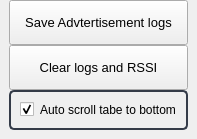
                 <widget class="QFrame" name="extraRightBox">
                  <property name="minimumSize">
                   <size>
                    <width>0</width>
                    <height>0</height>
                   </size>
                  </property>
                  <property name="maximumSize">
                   <size>
                    <width>0</width>
                    <height>16777215</height>
                   </size>
                  </property>
                  <property name="frameShape">
                   <enum>QFrame::NoFrame</enum>
                  </property>
                  <property name="frameShadow">
                   <enum>QFrame::Raised</enum>
                  </property>
                  <layout class="QVBoxLayout" name="verticalLayout_7">
                   <property name="spacing">
                    <number>0</number>
                   </property>
                   <property name="leftMargin">
                    <number>0</number>
                   </property>
                   <property name="topMargin">
                    <number>0</number>
                   </property>
                   <property name="rightMargin">
                    <number>0</number>
                   </property>
                   <property name="bottomMargin">
                    <number>0</number>
                   </property>
                   <item>
                    <widget class="QFrame" name="themeSettingsTopDetail">
                     <property name="maximumSize">
                      <size>
                       <width>16777215</width>
                       <height>3</height>
                      </size>
                     </property>
                     <property name="frameShape">
                      <enum>QFrame::NoFrame</enum>
                     </property>
                     <property name="frameShadow">
                      <enum>QFrame::Raised</enum>
                     </property>
                    </widget>
                   </item>
                   <item>
                    <widget class="QFrame" name="contentSettings">
                     <property name="frameShape">
                      <enum>QFrame::NoFrame</enum>
                     </property>
                     <property name="frameShadow">
                      <enum>QFrame::Raised</enum>
                     </property>
                     <layout class="QVBoxLayout" name="verticalLayout_13" stretch="1,0">
                      <property name="spacing">
                       <number>0</number>
                      </property>
                      <property name="leftMargin">
                       <number>9</number>
                      </property>
                      <property name="topMargin">
                       <number>0</number>
                      </property>
                      <property name="rightMargin">
                       <number>9</number>
                      </property>
                      <property name="bottomMargin">
                       <number>9</number>
                      </property>
                      <item alignment="Qt::AlignTop">
                       <widget class="QFrame" name="topMenus">
                        <property name="frameShape">
                         <enum>QFrame::NoFrame</enum>
                        </property>
                        <property name="frameShadow">
                         <enum>QFrame::Raised</enum>
                        </property>
                        <layout class="QVBoxLayout" name="verticalLayout_14" stretch="1,1">
                         <property name="spacing">
                          <number>0</number>
                         </property>
                         <property name="leftMargin">
                          <number>0</number>
                         </property>
                         <property name="topMargin">
                          <number>0</number>
                         </property>
                         <property name="rightMargin">
                          <number>0</number>
                         </property>
                         <property name="bottomMargin">
                          <number>0</number>
                         </property>
                         <item>
                          <widget class="QPushButton" name="btn_save_logs">
                           <property name="sizePolicy">
                            <sizepolicy hsizetype="Expanding" vsizetype="Fixed">
                             <horstretch>0</horstretch>
                             <verstretch>0</verstretch>
                            </sizepolicy>
                           </property>
                           <property name="minimumSize">
                            <size>
                             <width>0</width>
                             <height>45</height>
                            </size>
                           </property>
                           <property name="font">
                            <font>
                             <family>Segoe UI</family>
                             <pointsize>10</pointsize>
                             <weight>50</weight>
                             <italic>false</italic>
                             <bold>false</bold>
                            </font>
                           </property>
                           <property name="cursor">
                            <cursorShape>PointingHandCursor</cursorShape>
                           </property>
                           <property name="layoutDirection">
                            <enum>Qt::LeftToRight</enum>
                           </property>
                           <property name="styleSheet">
                            <string notr="true">background-image: url(:/icons/images/icons/cil-save.png);</string>
                           </property>
                           <property name="text">
                            <string>Save Advtertisement logs</string>
                           </property>
                          </widget>
                         </item>
                         <item>
                          <widget class="QPushButton" name="btn_clear_logs">
                           <property name="sizePolicy">
                            <sizepolicy hsizetype="Expanding" vsizetype="Fixed">
                             <horstretch>0</horstretch>
                             <verstretch>0</verstretch>
                            </sizepolicy>
                           </property>
                           <property name="minimumSize">
                            <size>
                             <width>0</width>
                             <height>45</height>
                            </size>
                           </property>
                           <property name="font">
                            <font>
                             <family>Segoe UI</family>
                             <pointsize>10</pointsize>
                             <weight>50</weight>
                             <italic>false</italic>
                             <bold>false</bold>
                            </font>
                           </property>
                           <property name="cursor">
                            <cursorShape>PointingHandCursor</cursorShape>
                           </property>
                           <property name="layoutDirection">
                            <enum>Qt::LeftToRight</enum>
                           </property>
                           <property name="styleSheet">
                            <string notr="true">background-image: url(:/icons/images/icons/cil-remove.png);</string>
                           </property>
                           <property name="text">
                            <string>Clear logs and RSSI</string>
                           </property>
                          </widget>
                         </item>
                        </layout>
                       </widget>
                      </item>
                      <item>
                       <widget class="QFrame" name="options_frame">
                        <property name="minimumSize">
                         <size>
                          <width>0</width>
                          <height>40</height>
                         </size>
                        </property>
                        <property name="styleSheet">
                         <string notr="true"> border: 2px solid rgb(52, 59, 72);
	border-radius: 5px;	
</string>
                        </property>
                        <property name="frameShape">
                         <enum>QFrame::StyledPanel</enum>
                        </property>
                        <property name="frameShadow">
                         <enum>QFrame::Raised</enum>
                        </property>
                        <layout class="QVBoxLayout" name="verticalLayout_29">
                         <property name="topMargin">
                          <number>9</number>
                         </property>
                         <item>
                          <widget class="QCheckBox" name="check_scroll_to_bottom">
                           <property name="styleSheet">
                            <string notr="true"> border: 0px solid rgb(52, 59, 72);
	border-radius: 5px;	
</string>
                           </property>
                           <property name="text">
                            <string>Auto scroll tabe to bottom</string>
                           </property>
                           <property name="checked">
                            <bool>true</bool>
                           </property>
                          </widget>
                         </item>
                        </layout>
                       </widget>
                      </item>
                     </layout>
                    </widget>
                   </item>
                  </layout>
                 </widget>
